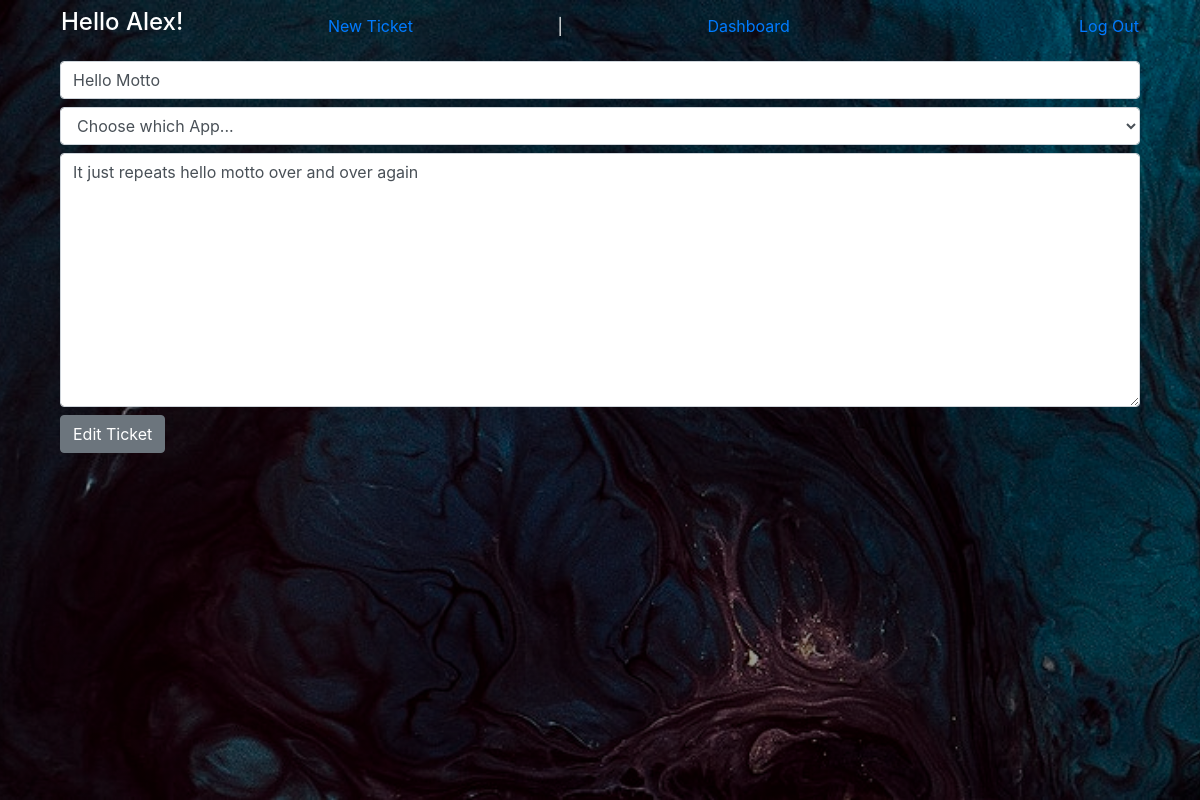
Screenshot of /edit/5 (signed in) with the database file from the repository.
### bug/models.py (models this page shows)
class User(models.Model):
    first_name = models.CharField(max_length=45)
    last_name = models.CharField(max_length=45)
    email = models.CharField(max_length=45)
    password = models.CharField(max_length=255)
    admin = models.IntegerField(default=0)
    created_at = models.DateTimeField(auto_now_add=True)
    updated_at = models.DateTimeField(auto_now=True)
    objects = UserManager()

class Ticket(models.Model):
    name = models.CharField(max_length=45)
    app = models.CharField(max_length=45)
    description = models.TextField()
    creator = models.ForeignKey(User, related_name="submitter", on_delete = models.CASCADE)
    action_phase = models.IntegerField(default=0)
    created_at = models.DateTimeField(auto_now_add=True)
    updated_at = models.DateTimeField(auto_now=True)
    objects = TicketManager()

### bug/views.py (the view)
# urls.py: path('edit/<id>', views.edit_ticket),
def edit_ticket(request, id):
    context = {
        'user' : User.objects.get(id = request.session['userid']),
        'ticket' : Ticket.objects.get(id = id)
    }
    return render(request, 'edit_ticket.html', context)

### bug/templates/edit_ticket.html (shortened to what this page needs)
<!DOCTYPE html>
<html lang="en">
<head>
    <link rel="stylesheet" href="https://stackpath.bootstrapcdn.com/bootstrap/4.3.1/css/bootstrap.min.css">
    <link rel="stylesheet" href="../static/new_ticket.css">
</head>
<body>
    <div class="wrapper">
        <div class="container">
            <div class="navbar">
                <h4 class="text-white">Hello {{ user.first_name }}!</h4>
                <p class="align-middle m-0">
                    <a href="/new-ticket">New Ticket</a>
                    <p class="text-white m-0">|</p>
                    <a href="/dashboard">Dashboard</a>
                </p>
                <a href="/logout">Log Out</a>
            </div>
            <div class="container form-group">
                <form action="/edit/{{ ticket.id }}/1" method="post">
                    <input type="text" name="ticket_name" class="form-control mt-2 mb-2" placeholder="Bug Name" value="{{ ticket.name }}">
                    <select name="app" id="bug_app" class="form-control mt-2 mb-2">
                        <option value="null">Choose which App...</option>
                    </select>
                    <textarea name="description" id="" cols="30" rows="10" placeholder="Bug Description" class="form-control mt-2 mb-2">{{ ticket.description }}</textarea>
                    <button type="submit" class="btn btn-secondary">Edit Ticket</button>
                </form>
            </div>
        </div>
    </div>
</body>
</html>

### bug/static/new_ticket.css (style rules this page uses)
.wrapper { height: 100%; width: 100%; background-image: linear-gradient(rgba(0,0,0,0.4),rgba(0,0,0,0.4)), url('../static/images/background.jpg'); background-position: center; background-size: cover; position: absolute; }

### rows the page displays
User: first_name "Alex"
Ticket: ticket_name "Hello Motto", description "It just repeats hello motto over and over again"
